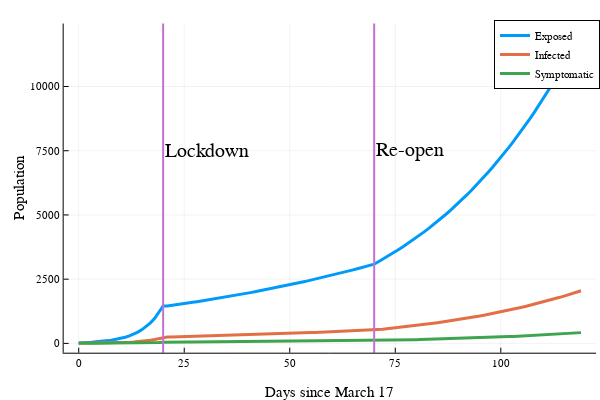

Notebook code cell kept with this figure:
### Code cell
x = data[1][1:end, 1]

# a = data[1][1:end, 3]
# plot(x, a, lw=3, label="Dead", size=(800, 600))

b = data[1][1:end, 4]
plot(x, b, lw=3, label="Exposed")

c = data[1][1:end, 5]
plot!(x, c, lw=3, label="Infected")

d = data[1][1:end, 8]
plot!(x, d, lw=3, label="Symptomatic")

# e = data[1][1:end, 6]
# plot!(x, e, lw=3, label="Recovered")

# f = data[1][1:end, 7]
# plot!(x, f, lw=3, label="Susceptible")

# g = data[1][1:end, 2]
# plot!(x, g, lw=3, label="Cleared")

xlabel!("Days since March 17")
ylabel!("Population")

vline!([20, 70], label="", lw=2)
annotate!(20, 7500, "Lockdown", :left)
annotate!(70, 7500, "Re-open", :left)

### Figure 1 — Plotly figure (JSON) as saved in the notebook; plotly's stock layout.template omitted (floating-point values rounded to 4 significant figures)
{"data": [{"colorbar": {"title": ""}, "legendgroup": "Exposed", "line": {"color": "rgba(0, 154, 250, 1.000)", "dash": "solid", "shape": "linear", "width": 3}, "mode": "lines", "name": "Exposed", "showlegend": true, "type": "scatter", "x": [0, 1, 2, 3, 4, 5, 6, 7, 8, 9, 10, 11, 12, 13, 14, 15, 16, 17, 18, 19, 20, 21, 22, 23, 24, 25, 26, 27, 28, 29, 30, 31, 32, 33, 34, 35, 36, 37, 38, 39, 40, 41, 42, 43, 44, 45, 46, 47, 48, 49, 50, 51, 52, 53, 54, 55, 56, 57, 58, 59, 60, 61, 62, 63, 64, 65, 66, 67, 68, 69, 70, 71, 72, 73, 74, 75, 76, 77, 78, 79, 80, 81, 82, 83, 84, 85, 86, 87, 88, 89, 90, 91, 92, 93, 94, 95, 96, 97, 98, 99, 100, 101, 102, 103, 104, 105, 106, 107, 108, 109, 110, 111, 112, 113, 114, 115, 116, 117, 118, 119], "xaxis": "x1", "y": [0, 29.86, 39.49, 48.45, 59.19, 72.31, 88.35, 108.0, 131.9, 161.2, 196.9, 240.6, 294.0, 359.2, 438.9, 536.2, 655.1, 800.4, 977.9, 1195.0, 1460.0, 1459.0, 1478.0, 1500.0, 1524.0, 1548.0, 1573.0, 1597.0, 1623.0, 1648.0, 1674.0, 1700.0, 1727.0, 1754.0, 1782.0, 1809.0, 1838.0, 1866.0, 1896.0, 1925.0, 1955.0, 1986.0, 2017.0, 2048.0, 2080.0, 2112.0, 2145.0, 2178.0, 2212.0, 2246.0, 2280.0, 2315.0, 2351.0, 2387.0, 2424.0, 2461.0, 2499.0, 2537.0, 2576.0, 2615.0, 2655.0, 2695.0, 2736.0, 2778.0, 2820.0, 2863.0, 2906.0, 2950.0, 2994.0, 3039.0, 3085.0, 3180.0, 3274.0, 3369.0, 3468.0, 3569.0, 3673.0, 3780.0, 3890.0, 4003.0, 4119.0, 4239.0, 4361.0, 4487.0, 4617.0, 4750.0, 4887.0, 5027.0, 5172.0, 5320.0, 5472.0, 5628.0, 5789.0, 5954.0, 6123.0, 6297.0, 6475.0, 6658.0, 6846.0, 7039.0, 7237.0, 7439.0, 7648.0, 7861.0, 8080.0, 8304.0, 8534.0, 8770.0, 9012.0, 9259.0, 9513.0, 9773.0, 10040.0, 10310.0, 10590.0, 10880.0, 11170.0, 11470.0, 11770.0, 12090.0], "yaxis": "y1", "zmax": null, "zmin": null}, {"colorbar": {"title": ""}, "legendgroup": "Infected", "line": {"color": "rgba(227, 111, 71, 1.000)", "dash": "solid", "shape": "linear", "width": 3}, "mode": "lines", "name": "Infected", "showlegend": true, "type": "scatter", "x": [0, 1, 2, 3, 4, 5, 6, 7, 8, 9, 10, 11, 12, 13, 14, 15, 16, 17, 18, 19, 20, 21, 22, 23, 24, 25, 26, 27, 28, 29, 30, 31, 32, 33, 34, 35, 36, 37, 38, 39, 40, 41, 42, 43, 44, 45, 46, 47, 48, 49, 50, 51, 52, 53, 54, 55, 56, 57, 58, 59, 60, 61, 62, 63, 64, 65, 66, 67, 68, 69, 70, 71, 72, 73, 74, 75, 76, 77, 78, 79, 80, 81, 82, 83, 84, 85, 86, 87, 88, 89, 90, 91, 92, 93, 94, 95, 96, 97, 98, 99, 100, 101, 102, 103, 104, 105, 106, 107, 108, 109, 110, 111, 112, 113, 114, 115, 116, 117, 118, 119], "xaxis": "x1", "y": [2, 3.514, 5.72, 7.366, 9.075, 11.1, 13.57, 16.58, 20.25, 24.75, 30.24, 36.95, 45.14, 55.16, 67.39, 82.34, 100.6, 122.9, 150.2, 183.5, 224.2, 245.5, 251.5, 255.7, 259.8, 263.9, 268.0, 272.3, 276.6, 280.9, 285.3, 289.8, 294.4, 299.0, 303.7, 308.4, 313.3, 318.2, 323.1, 328.2, 333.3, 338.5, 343.8, 349.1, 354.5, 360.0, 365.6, 371.3, 377.0, 382.8, 388.8, 394.8, 400.8, 407.0, 413.3, 419.6, 426.0, 432.5, 439.2, 445.9, 452.7, 459.6, 466.6, 473.6, 480.8, 488.1, 495.5, 503.0, 510.6, 518.3, 526.0, 538.3, 553.7, 569.8, 586.5, 603.6, 621.2, 639.3, 657.9, 677.1, 696.7, 716.9, 737.7, 759.0, 781.0, 803.5, 826.7, 850.4, 874.9, 900.0, 925.8, 952.2, 979.4, 1007.0, 1036.0, 1065.0, 1096.0, 1127.0, 1158.0, 1191.0, 1225.0, 1259.0, 1294.0, 1330.0, 1368.0, 1406.0, 1445.0, 1485.0, 1526.0, 1568.0, 1611.0, 1655.0, 1700.0, 1746.0, 1793.0, 1842.0, 1892.0, 1942.0, 1994.0, 2047.0], "yaxis": "y1", "zmax": null, "zmin": null}, {"colorbar": {"title": ""}, "legendgroup": "Symptomatic", "line": {"color": "rgba(62, 164, 78, 1.000)", "dash": "solid", "shape": "linear", "width": 3}, "mode": "lines", "name": "Symptomatic", "showlegend": true, "type": "scatter", "x": [0, 1, 2, 3, 4, 5, 6, 7, 8, 9, 10, 11, 12, 13, 14, 15, 16, 17, 18, 19, 20, 21, 22, 23, 24, 25, 26, 27, 28, 29, 30, 31, 32, 33, 34, 35, 36, 37, 38, 39, 40, 41, 42, 43, 44, 45, 46, 47, 48, 49, 50, 51, 52, 53, 54, 55, 56, 57, 58, 59, 60, 61, 62, 63, 64, 65, 66, 67, 68, 69, 70, 71, 72, 73, 74, 75, 76, 77, 78, 79, 80, 81, 82, 83, 84, 85, 86, 87, 88, 89, 90, 91, 92, 93, 94, 95, 96, 97, 98, 99, 100, 101, 102, 103, 104, 105, 106, 107, 108, 109, 110, 111, 112, 113, 114, 115, 116, 117, 118, 119], "xaxis": "x1", "y": [22, 4.514, 1.681, 1.459, 1.698, 2.064, 2.521, 3.08, 3.763, 4.598, 5.618, 6.865, 8.388, 10.25, 12.52, 15.3, 18.69, 22.84, 27.9, 34.09, 41.65, 48.41, 51.25, 52.55, 53.48, 54.34, 55.21, 56.08, 56.96, 57.86, 58.77, 59.69, 60.63, 61.58, 62.55, 63.53, 64.52, 65.53, 66.56, 67.6, 68.65, 69.72, 70.81, 71.91, 73.03, 74.16, 75.31, 76.48, 77.67, 78.87, 80.08, 81.32, 82.57, 83.84, 85.13, 86.44, 87.77, 89.11, 90.48, 91.86, 93.26, 94.68, 96.12, 97.59, 99.07, 100.6, 102.1, 103.6, 105.2, 106.8, 108.4, 110.4, 113.3, 116.5, 119.9, 123.4, 127.0, 130.7, 134.5, 138.4, 142.4, 146.5, 150.8, 155.2, 159.6, 164.3, 169.0, 173.9, 178.9, 184.0, 189.3, 194.7, 200.3, 206.0, 211.8, 217.9, 224.0, 230.4, 236.9, 243.6, 250.5, 257.5, 264.7, 272.1, 279.7, 287.5, 295.5, 303.7, 312.1, 320.7, 329.5, 338.5, 347.8, 357.3, 367.0, 376.9, 387.1, 397.5, 408.2, 419.1], "yaxis": "y1", "zmax": null, "zmin": null}, {"colorbar": {"title": ""}, "legendgroup": "", "line": {"color": "rgba(195, 113, 210, 1.000)", "dash": "solid", "shape": "linear", "width": 2}, "mode": "lines", "name": "", "showlegend": false, "type": "scatter", "x": [20, 20], "xaxis": "x1", "y": [-1282000.0, 1294000.0], "yaxis": "y1", "zmax": null, "zmin": null}, {"colorbar": {"title": ""}, "legendgroup": "", "line": {"color": "rgba(195, 113, 210, 1.000)", "dash": "solid", "shape": "linear", "width": 2}, "mode": "lines", "name": "", "showlegend": false, "type": "scatter", "x": [70, 70], "xaxis": "x1", "y": [-1282000.0, 1294000.0], "yaxis": "y1", "zmax": null, "zmin": null}], "layout": {"annotations": [{"font": {"color": "rgba(0, 0, 0, 1.000)", "family": "sans-serif", "size": 20}, "rotation": 0, "showarrow": false, "text": "Lockdown", "x": 20, "xanchor": "left", "xref": "x", "y": 7500, "yanchor": "middle", "yref": "y"}, {"font": {"color": "rgba(0, 0, 0, 1.000)", "family": "sans-serif", "size": 20}, "rotation": 0, "showarrow": false, "text": "Re-open", "x": 70, "xanchor": "left", "xref": "x", "y": 7500, "yanchor": "middle", "yref": "y"}], "height": 400, "legend": {"bgcolor": "rgba(255, 255, 255, 1.000)", "bordercolor": "rgba(0, 0, 0, 1.000)", "borderwidth": 1, "font": {"color": "rgba(0, 0, 0, 1.000)", "family": "sans-serif", "size": 11}, "tracegroupgap": 0, "traceorder": "normal", "x": 1, "xanchor": "auto", "y": 1, "yanchor": "auto"}, "margin": {"b": 20, "l": 0, "r": 0, "t": 20}, "paper_bgcolor": "rgba(255, 255, 255, 1.000)", "plot_bgcolor": "rgba(255, 255, 255, 1.000)", "showlegend": true, "width": 600, "xaxis": {"anchor": "y1", "domain": [0.1061, 0.9934], "gridcolor": "rgba(0, 0, 0, 0.100)", "gridwidth": 0.5, "linecolor": "rgba(0, 0, 0, 1.000)", "mirror": false, "range": [-3.57, 122.6], "showgrid": true, "showline": true, "showticklabels": true, "tickangle": 0, "tickcolor": "rgb(0, 0, 0)", "tickfont": {"color": "rgba(0, 0, 0, 1.000)", "family": "sans-serif", "size": 11}, "tickmode": "array", "ticks": "inside", "ticktext": ["0", "25", "50", "75", "100"], "tickvals": [0, 25, 50, 75, 100], "title": "Days since March 17", "titlefont": {"color": "rgba(0, 0, 0, 1.000)", "family": "sans-serif", "size": 15}, "type": "-", "visible": true, "zeroline": false, "zerolinecolor": "rgba(0, 0, 0, 1.000)"}, "yaxis": {"anchor": "x1", "domain": [0.07581, 0.9902], "gridcolor": "rgba(0, 0, 0, 0.100)", "gridwidth": 0.5, "linecolor": "rgba(0, 0, 0, 1.000)", "mirror": false, "range": [-362.6, 12450.0], "showgrid": true, "showline": true, "showticklabels": true, "tickangle": 0, "tickcolor": "rgb(0, 0, 0)", "tickfont": {"color": "rgba(0, 0, 0, 1.000)", "family": "sans-serif", "size": 11}, "tickmode": "array", "ticks": "inside", "ticktext": ["0", "2500", "5000", "7500", "10000"], "tickvals": [0, 2500, 5000, 7500, 10000], "title": "Population", "titlefont": {"color": "rgba(0, 0, 0, 1.000)", "family": "sans-serif", "size": 15}, "type": "-", "visible": true, "zeroline": false, "zerolinecolor": "rgba(0, 0, 0, 1.000)"}}}
